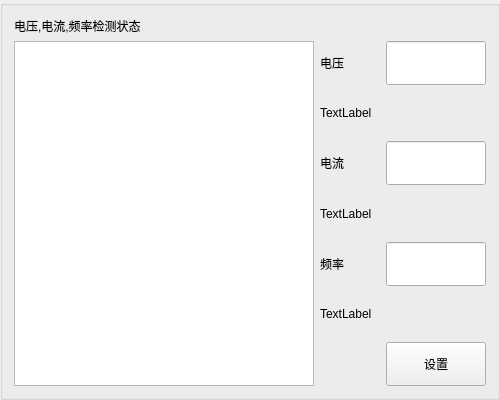
   <widget class="QGroupBox" name="groupBox_5">
    <property name="geometry">
     <rect>
      <x>518</x>
      <y>464</y>
      <width>500</width>
      <height>400</height>
     </rect>
    </property>
    <property name="minimumSize">
     <size>
      <width>500</width>
      <height>400</height>
     </size>
    </property>
    <property name="maximumSize">
     <size>
      <width>500</width>
      <height>400</height>
     </size>
    </property>
    <property name="title">
     <string/>
    </property>
    <layout class="QGridLayout" name="gridLayout_12">
     <item row="0" column="0">
      <layout class="QVBoxLayout" name="verticalLayout_2">
       <item>
        <widget class="QLabel" name="label_6">
         <property name="sizePolicy">
          <sizepolicy hsizetype="Fixed" vsizetype="Fixed">
           <horstretch>0</horstretch>
           <verstretch>0</verstretch>
          </sizepolicy>
         </property>
         <property name="text">
          <string>电压,电流,频率检测状态</string>
         </property>
        </widget>
       </item>
       <item>
        <layout class="QHBoxLayout" name="horizontalLayout_2">
         <item>
          <widget class="QtCharts::QChartView" name="graphicsView_charts">
           <property name="sizePolicy">
            <sizepolicy hsizetype="Preferred" vsizetype="Preferred">
             <horstretch>0</horstretch>
             <verstretch>0</verstretch>
            </sizepolicy>
           </property>
           <property name="minimumSize">
            <size>
             <width>300</width>
             <height>0</height>
            </size>
           </property>
          </widget>
         </item>
         <item>
          <layout class="QGridLayout" name="gridLayout_9">
           <item row="0" column="0">
            <widget class="QLabel" name="label_7">
             <property name="sizePolicy">
              <sizepolicy hsizetype="Preferred" vsizetype="Preferred">
               <horstretch>0</horstretch>
               <verstretch>0</verstretch>
              </sizepolicy>
             </property>
             <property name="minimumSize">
              <size>
               <width>60</width>
               <height>20</height>
              </size>
             </property>
             <property name="text">
              <string>电压</string>
             </property>
            </widget>
           </item>
           <item row="0" column="1">
            <widget class="QLineEdit" name="lineEdit_dy">
             <property name="sizePolicy">
              <sizepolicy hsizetype="Preferred" vsizetype="Preferred">
               <horstretch>0</horstretch>
               <verstretch>0</verstretch>
              </sizepolicy>
             </property>
             <property name="minimumSize">
              <size>
               <width>60</width>
               <height>20</height>
              </size>
             </property>
            </widget>
           </item>
           <item row="1" column="0" colspan="2">
            <widget class="QLabel" name="label_dy_sm">
             <property name="sizePolicy">
              <sizepolicy hsizetype="Preferred" vsizetype="Preferred">
               <horstretch>0</horstretch>
               <verstretch>0</verstretch>
              </sizepolicy>
             </property>
             <property name="minimumSize">
              <size>
               <width>60</width>
               <height>20</height>
              </size>
             </property>
             <property name="text">
              <string>TextLabel</string>
             </property>
            </widget>
           </item>
           <item row="2" column="0">
            <widget class="QLabel" name="label_27">
             <property name="sizePolicy">
              <sizepolicy hsizetype="Preferred" vsizetype="Preferred">
               <horstretch>0</horstretch>
               <verstretch>0</verstretch>
              </sizepolicy>
             </property>
             <property name="minimumSize">
              <size>
               <width>60</width>
               <height>20</height>
              </size>
             </property>
             <property name="text">
              <string>电流</string>
             </property>
            </widget>
           </item>
           <item row="2" column="1">
            <widget class="QLineEdit" name="lineEdit_dl">
             <property name="sizePolicy">
              <sizepolicy hsizetype="Preferred" vsizetype="Preferred">
               <horstretch>0</horstretch>
               <verstretch>0</verstretch>
              </sizepolicy>
             </property>
             <property name="minimumSize">
              <size>
               <width>60</width>
               <height>20</height>
              </size>
             </property>
             <property name="readOnly">
              <bool>true</bool>
             </property>
            </widget>
           </item>
           <item row="3" column="0" colspan="2">
            <widget class="QLabel" name="label_dl_sm">
             <property name="sizePolicy">
              <sizepolicy hsizetype="Preferred" vsizetype="Preferred">
               <horstretch>0</horstretch>
               <verstretch>0</verstretch>
              </sizepolicy>
             </property>
             <property name="minimumSize">
              <size>
               <width>60</width>
               <height>20</height>
              </size>
             </property>
             <property name="text">
              <string>TextLabel</string>
             </property>
            </widget>
           </item>
           <item row="4" column="0">
            <widget class="QLabel" name="label_28">
             <property name="sizePolicy">
              <sizepolicy hsizetype="Preferred" vsizetype="Preferred">
               <horstretch>0</horstretch>
               <verstretch>0</verstretch>
              </sizepolicy>
             </property>
             <property name="minimumSize">
              <size>
               <width>60</width>
               <height>20</height>
              </size>
             </property>
             <property name="text">
              <string>频率</string>
             </property>
            </widget>
           </item>
           <item row="4" column="1">
            <widget class="QLineEdit" name="lineEdit_pl">
             <property name="sizePolicy">
              <sizepolicy hsizetype="Preferred" vsizetype="Preferred">
               <horstretch>0</horstretch>
               <verstretch>0</verstretch>
              </sizepolicy>
             </property>
             <property name="minimumSize">
              <size>
               <width>60</width>
               <height>20</height>
              </size>
             </property>
             <property name="readOnly">
              <bool>true</bool>
             </property>
            </widget>
           </item>
           <item row="5" column="0" colspan="2">
            <widget class="QLabel" name="label_pl_sm">
             <property name="sizePolicy">
              <sizepolicy hsizetype="Preferred" vsizetype="Preferred">
               <horstretch>0</horstretch>
               <verstretch>0</verstretch>
              </sizepolicy>
             </property>
             <property name="minimumSize">
              <size>
               <width>60</width>
               <height>20</height>
              </size>
             </property>
             <property name="text">
              <string>TextLabel</string>
             </property>
            </widget>
           </item>
           <item row="6" column="1">
            <widget class="QPushButton" name="pushButton_sz">
             <property name="sizePolicy">
              <sizepolicy hsizetype="Preferred" vsizetype="Preferred">
               <horstretch>0</horstretch>
               <verstretch>0</verstretch>
              </sizepolicy>
             </property>
             <property name="minimumSize">
              <size>
               <width>60</width>
               <height>20</height>
              </size>
             </property>
             <property name="text">
              <string>设置</string>
             </property>
            </widget>
           </item>
          </layout>
         </item>
        </layout>
       </item>
      </layout>
     </item>
    </layout>
   </widget>
